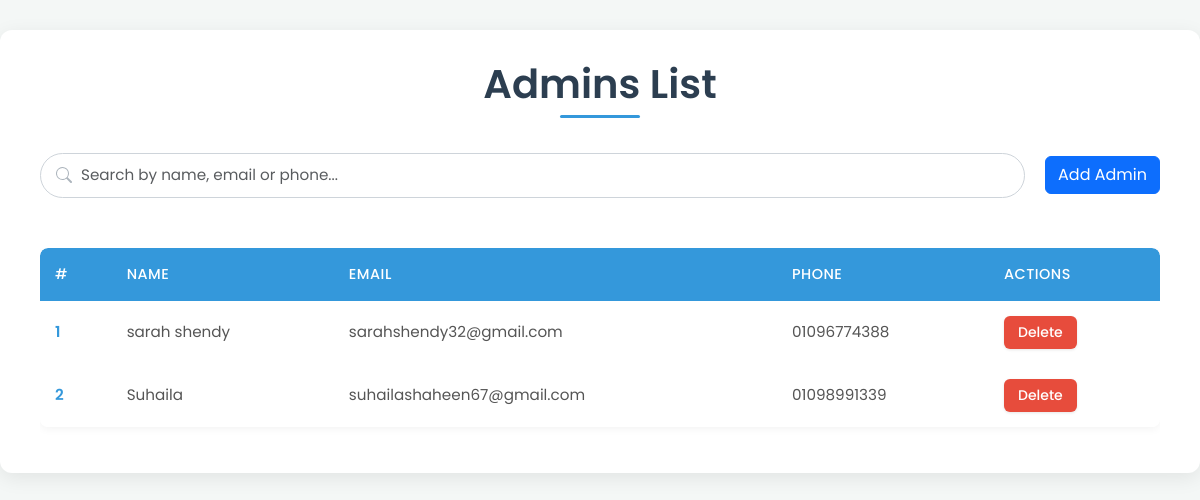
Page /admin/admins_list.php on the earlier database version.
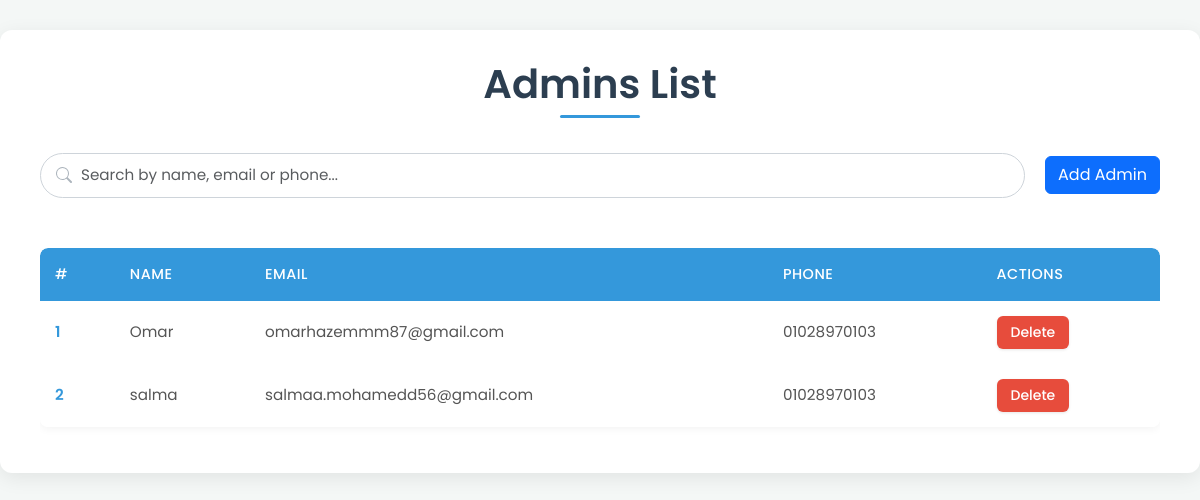
Same page on the later database version.
### tables this page shows
CREATE TABLE `users` (
  `user_id` int(11) NOT NULL,
  `name` varchar(255) NOT NULL,
  `email` varchar(255) NOT NULL,
  `phone` varchar(15) NOT NULL,
  `password` varchar(255) NOT NULL,
  `age` int(11) DEFAULT NULL,
  `job_title` varchar(255) DEFAULT NULL,
  `image` longtext DEFAULT 'default.png',
  `location` varchar(255) DEFAULT NULL,
  `created_at` timestamp NOT NULL DEFAULT current_timestamp(),
  `role_id` int(11) DEFAULT NULL,
  `last_seen` datetime NOT NULL DEFAULT current_timestamp(),
  `company_name` varchar(255) DEFAULT NULL,
  `contact_info` varchar(255) DEFAULT NULL,
  `company_type` varchar(255) DEFAULT NULL,
  `zone_id` int(11) DEFAULT NULL,
  `portfolio` longtext DEFAULT NULL,
  `action` varchar(255) NOT NULL DEFAULT 'active'
);

### admin/admins_list.php (the view, shortened to what this page needs)
<?php
include '../mail.php';
if (isset($_POST['search']) && !empty($_POST['text'])) {
    $text = mysqli_real_escape_string($connect, $_POST['text']);
    $select_users = "SELECT `users`.`user_id`, `users`.`name`, `users`.`email`, `users`.`phone`
    FROM `users`
    WHERE `users`.`role_id` = '4' AND (`users`.`name` LIKE '%$text%' OR `users`.`email` LIKE '%$text%' OR `users`.`phone` LIKE '%$text%')";
} else {
    $select_users = "SELECT `users`.`user_id`, `users`.`name`, `users`.`email`, `users`.`phone`
    FROM `users`
    WHERE `users`.`role_id` = '4'";
}
$run_select = mysqli_query($connect, $select_users);
?>
<!DOCTYPE html>
<html lang="en">
<head>
    <link rel="stylesheet" href="../css/bootstrap.min.css">
    <link rel="stylesheet" href="./css/users-list.css">
    <link rel="stylesheet" href="https://cdn.jsdelivr.net/npm/sweetalert2@11/dist/sweetalert2.min.css">
</head>
<body>
    <div class="container">
        <div class="row">
            <div class="col-md-12">
                <h1 class="page-title">Admins List</h1>
                <div class="controls-container">
                    <div class="search-wrapper">
                        <input type="text" id="searchText" class="form-control" placeholder="Search by name, email or phone...">
                    </div>
                    <button id="addAdminBtn" class="btn btn-primary">Add Admin</button>
                </div>
            </div>
        </div>
        <div class="row">
            <div class="col-md-12">
                <div class="table-container">
                    <table class="table">
                        <thead>
                            <tr>
                                <th>#</th>
                                <th>Name</th>
                                <th>Email</th>
                                <th>Phone</th>
                                <th>Actions</th>
                            </tr>
                        </thead>
                        <tbody id="usersTable">
                            <?php
                            $counter = 1;
                            if (mysqli_num_rows($run_select) > 0) {
                                foreach ($run_select as $row) {
                                    ?>
                                    <tr>
                                        <td><?php echo $counter++; ?></td>
                                        <td><?php echo htmlspecialchars($row['name']); ?></td>
                                        <td><?php echo htmlspecialchars($row['email']); ?></td>
                                        <td><?php echo htmlspecialchars($row['phone']); ?></td>
                                        <td>
                                            <div class="action-buttons">
                                                <a href="?action=delete&id=<?php echo $row['user_id']; ?>" class="btn btn-danger btn-sm delete-btn">Delete</a>
                                            </div>
                                        </td>
                                    </tr>
                                    <?php
                                }
                            } else {
                                echo '<tr><td colspan="5" class="text-center">No users found</td></tr>';
                            }
                            ?>
                        </tbody>
                    </table>
                </div>
            </div>
        </div>
    </div>
</body>
</html>

Differences in the rows shown:
removed users: name "sarah shendy", email "sarahshendy32@gmail.com", phone "01096774388"
removed users: name "Suhaila", email "suhailashaheen67@gmail.com", phone "01098991339"
added users: name "Omar", email "omarhazemmm87@gmail.com", phone "01028970103"
added users: name "salma", email "salmaa.mohamedd56@gmail.com", phone "01028970103"
